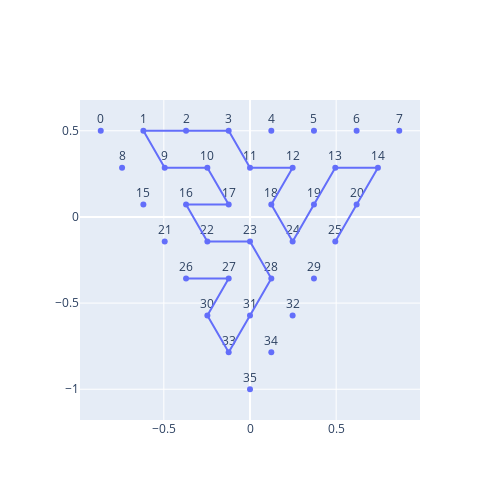
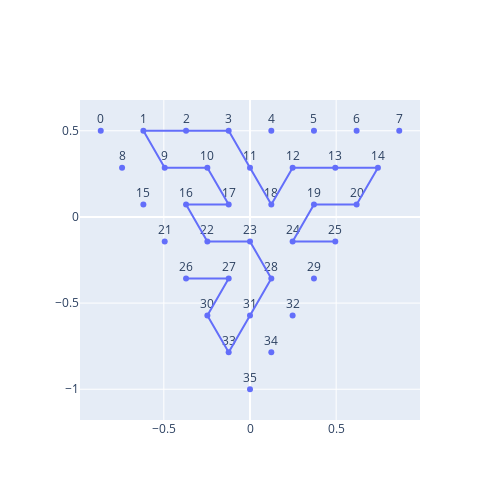
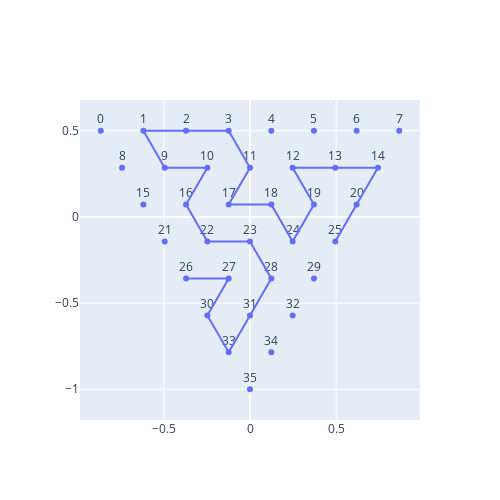
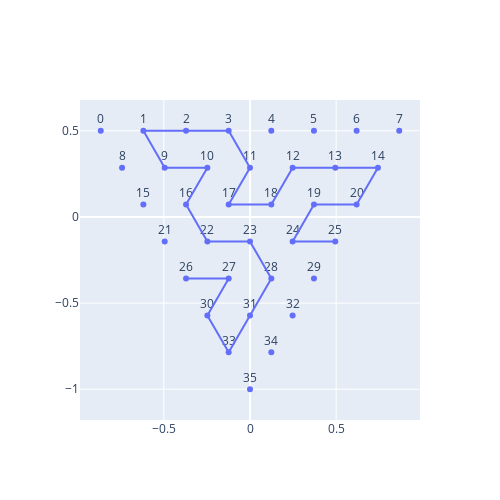

The code cell stored with these charts, in order, in its notebook:
### Code cell
# Generate Edges for triangle

import itertools

# 5 sided triangle
CHOSEN_EDGES = [[11, 15], [15, 18], [16, 18], [13, 16], [12, 13], [1, 7], [7, 12], [1, 2], [2, 8], [8, 9], [9, 10], [10, 14], [14, 17]]

# 9 sided triangle
# CHOSEN_EDGES = [[40, 34], [34, 28], [28, 35], [35, 29], [29, 21], [21, 20], [20, 19], [19, 10], [10, 11], [11, 12], [12, 3], [3, 4], [4, 13], [13, 22], [22, 14], [14, 15], [15, 16], [16, 7], [7, 8], [8, 17], [17, 25], [25, 33], [33, 32], [32, 38], [38, 31], [31, 24], [24, 23], [23, 30], [30, 37], [37, 42], [42, 36], [36, 41], [41, 45], [45, 46], [46, 50], [50, 53], [53, 51], [51, 47], [47, 43], [43, 44], [44, 39]]

def get_neighbors(coords, side_length):
    edges = set()
    def distance(a, b):
        return ((a[0] - b[0])**2 + (a[1] - b[1])**2)**0.5
    neighbor_distance = distance(coords[0], coords[-1])/side_length
    for i, coord_1 in enumerate(coords):
        for j, coord_2 in enumerate(coords):
            if distance(coord_1, coord_2) < neighbor_distance*1.1 and i != j:
                edges.add(frozenset([i, j]))
    return [list(edge) for edge in edges]

def find_gosper_paths(coords, corner_points, edge_points, side_length):

    corner_points = sorted(corner_points)
    neighbors = get_neighbors(coords, side_length)
    graph = Graph(neighbors, len(coords))

    edge_point_count = side_length - 1

    top_edge = edge_points[corner_points[0], corner_points[1]]
    left_edge = edge_points[corner_points[2], corner_points[0]]
    right_edge = edge_points[corner_points[2], corner_points[1]][::-1] # reverse to align w/ left edge
    
    # Create permutations of patterns of edge points to exclude
    exclude_patterns = list(itertools.product([False, True], repeat = edge_point_count//2))

    # Calculate combinations of points that need to be excluded
    exclude_point_groups = []
    for top_exclude_pattern in exclude_patterns:
        for side_exclude_pattern in exclude_patterns:
            exclude_point_group = []
            for i, exclude in enumerate(top_exclude_pattern):
                point_to_exclude = i if exclude else edge_point_count - 1 - i
                exclude_point_group.append(top_edge[point_to_exclude])
            for i, exclude in enumerate(side_exclude_pattern):
                point_to_exclude = i if exclude else edge_point_count - 1 - i
                exclude_point_group.append(left_edge[point_to_exclude])
                exclude_point_group.append(right_edge[point_to_exclude])
            exclude_point_groups.append(exclude_point_group)

    # Calculate edges that triangles will share
    begin_shared_edge = left_edge[edge_point_count//2-1: edge_point_count//2+1]
    end_shared_edge = right_edge[edge_point_count//2-1: edge_point_count//2+1]
    all_paths = []
    max_paths = 10
    for exclude_point_group in exclude_point_groups:
        begin_point = begin_shared_edge[0] if begin_shared_edge[1] in exclude_point_group else begin_shared_edge[1]
        end_point = end_shared_edge[0] if end_shared_edge[1] in exclude_point_group else end_shared_edge[1]
        paths = find_all_hamiltonian_paths(graph, begin_point, end_point, coords, corner_points + exclude_point_group, max_paths)
        full_paths = [[path] + [begin_shared_edge, end_shared_edge] for path in paths]
        all_paths += full_paths
        if len(all_paths) >= max_paths:
            break
    return all_paths

paths = find_gosper_paths(triangle_coords, triangle_corner_points, triangle_edge_points, TRIANGLE_LENGTH)

### Figure 1 — Plotly figure (JSON) as saved in the notebook; plotly's stock layout.template omitted (floating-point values rounded to 4 significant figures)
{"data": [{"hovertemplate": "x=%{x}<br>y=%{y}<br>text=%{text}<extra></extra>", "legendgroup": "", "marker": {"color": "#636efa", "symbol": "circle"}, "mode": "markers+text", "name": "", "orientation": "v", "showlegend": false, "text": [0, 1, 2, 3, 4, 5, 6, 7, 8, 9, 10, 11, 12, 13, 14, 15, 16, 17, 18, 19, 20, 21, 22, 23, 24, 25, 26, 27, 28, 29, 30, 31, 32, 33, 34, 35], "textposition": "top center", "type": "scatter", "x": [-0.866, -0.6186, -0.3712, -0.1237, 0.1237, 0.3712, 0.6186, 0.866, -0.7423, -0.4949, -0.2474, 0, 0.2474, 0.4949, 0.7423, -0.6186, -0.3712, -0.1237, 0.1237, 0.3712, 0.6186, -0.4949, -0.2474, 0, 0.2474, 0.4949, -0.3712, -0.1237, 0.1237, 0.3712, -0.2474, 0, 0.2474, -0.1237, 0.1237, 0], "xaxis": "x", "y": [0.5, 0.5, 0.5, 0.5, 0.5, 0.5, 0.5, 0.5, 0.2857, 0.2857, 0.2857, 0.2857, 0.2857, 0.2857, 0.2857, 0.07143, 0.07143, 0.07143, 0.07143, 0.07143, 0.07143, -0.1429, -0.1429, -0.1429, -0.1429, -0.1429, -0.3571, -0.3571, -0.3571, -0.3571, -0.5714, -0.5714, -0.5714, -0.7857, -0.7857, -1], "yaxis": "y"}, {"hovertemplate": "x=%{x}<br>y=%{y}<extra></extra>", "legendgroup": "", "line": {"color": "#636efa", "dash": "solid"}, "marker": {"symbol": "circle"}, "mode": "lines", "name": "", "orientation": "v", "showlegend": false, "textposition": "top center", "type": "scatter", "x": [-0.3712, -0.1237, -0.2474, -0.1237, 0, 0.1237, 0, -0.2474, -0.3712, -0.1237, -0.2474, -0.4949, -0.6186, -0.3712, -0.1237, 0, 0.2474, 0.1237, 0.2474, 0.3712, 0.4949, 0.7423, 0.6186, 0.4949], "xaxis": "x", "y": [-0.3571, -0.3571, -0.5714, -0.7857, -0.5714, -0.3571, -0.1429, -0.1429, 0.07143, 0.07143, 0.2857, 0.2857, 0.5, 0.5, 0.5, 0.2857, 0.2857, 0.07143, -0.1429, 0.07143, 0.2857, 0.2857, 0.07143, -0.1429], "yaxis": "y"}], "layout": {"height": 500, "width": 500, "yaxis": {"scaleanchor": "x", "scaleratio": 1}}}

### Figure 2 — Plotly figure (JSON) as saved in the notebook; plotly's stock layout.template omitted (floating-point values rounded to 4 significant figures)
{"data": [{"hovertemplate": "x=%{x}<br>y=%{y}<br>text=%{text}<extra></extra>", "legendgroup": "", "marker": {"color": "#636efa", "symbol": "circle"}, "mode": "markers+text", "name": "", "orientation": "v", "showlegend": false, "text": [0, 1, 2, 3, 4, 5, 6, 7, 8, 9, 10, 11, 12, 13, 14, 15, 16, 17, 18, 19, 20, 21, 22, 23, 24, 25, 26, 27, 28, 29, 30, 31, 32, 33, 34, 35], "textposition": "top center", "type": "scatter", "x": [-0.866, -0.6186, -0.3712, -0.1237, 0.1237, 0.3712, 0.6186, 0.866, -0.7423, -0.4949, -0.2474, 0, 0.2474, 0.4949, 0.7423, -0.6186, -0.3712, -0.1237, 0.1237, 0.3712, 0.6186, -0.4949, -0.2474, 0, 0.2474, 0.4949, -0.3712, -0.1237, 0.1237, 0.3712, -0.2474, 0, 0.2474, -0.1237, 0.1237, 0], "xaxis": "x", "y": [0.5, 0.5, 0.5, 0.5, 0.5, 0.5, 0.5, 0.5, 0.2857, 0.2857, 0.2857, 0.2857, 0.2857, 0.2857, 0.2857, 0.07143, 0.07143, 0.07143, 0.07143, 0.07143, 0.07143, -0.1429, -0.1429, -0.1429, -0.1429, -0.1429, -0.3571, -0.3571, -0.3571, -0.3571, -0.5714, -0.5714, -0.5714, -0.7857, -0.7857, -1], "yaxis": "y"}, {"hovertemplate": "x=%{x}<br>y=%{y}<extra></extra>", "legendgroup": "", "line": {"color": "#636efa", "dash": "solid"}, "marker": {"symbol": "circle"}, "mode": "lines", "name": "", "orientation": "v", "showlegend": false, "textposition": "top center", "type": "scatter", "x": [-0.3712, -0.1237, -0.2474, -0.1237, 0, 0.1237, 0, -0.2474, -0.3712, -0.1237, -0.2474, -0.4949, -0.6186, -0.3712, -0.1237, 0, 0.1237, 0.2474, 0.4949, 0.7423, 0.6186, 0.3712, 0.2474, 0.4949], "xaxis": "x", "y": [-0.3571, -0.3571, -0.5714, -0.7857, -0.5714, -0.3571, -0.1429, -0.1429, 0.07143, 0.07143, 0.2857, 0.2857, 0.5, 0.5, 0.5, 0.2857, 0.07143, 0.2857, 0.2857, 0.2857, 0.07143, 0.07143, -0.1429, -0.1429], "yaxis": "y"}], "layout": {"height": 500, "width": 500, "yaxis": {"scaleanchor": "x", "scaleratio": 1}}}

### Figure 3 — Plotly figure (JSON) as saved in the notebook; plotly's stock layout.template omitted (floating-point values rounded to 4 significant figures)
{"data": [{"hovertemplate": "x=%{x}<br>y=%{y}<br>text=%{text}<extra></extra>", "legendgroup": "", "marker": {"color": "#636efa", "symbol": "circle"}, "mode": "markers+text", "name": "", "orientation": "v", "showlegend": false, "text": [0, 1, 2, 3, 4, 5, 6, 7, 8, 9, 10, 11, 12, 13, 14, 15, 16, 17, 18, 19, 20, 21, 22, 23, 24, 25, 26, 27, 28, 29, 30, 31, 32, 33, 34, 35], "textposition": "top center", "type": "scatter", "x": [-0.866, -0.6186, -0.3712, -0.1237, 0.1237, 0.3712, 0.6186, 0.866, -0.7423, -0.4949, -0.2474, 0, 0.2474, 0.4949, 0.7423, -0.6186, -0.3712, -0.1237, 0.1237, 0.3712, 0.6186, -0.4949, -0.2474, 0, 0.2474, 0.4949, -0.3712, -0.1237, 0.1237, 0.3712, -0.2474, 0, 0.2474, -0.1237, 0.1237, 0], "xaxis": "x", "y": [0.5, 0.5, 0.5, 0.5, 0.5, 0.5, 0.5, 0.5, 0.2857, 0.2857, 0.2857, 0.2857, 0.2857, 0.2857, 0.2857, 0.07143, 0.07143, 0.07143, 0.07143, 0.07143, 0.07143, -0.1429, -0.1429, -0.1429, -0.1429, -0.1429, -0.3571, -0.3571, -0.3571, -0.3571, -0.5714, -0.5714, -0.5714, -0.7857, -0.7857, -1], "yaxis": "y"}, {"hovertemplate": "x=%{x}<br>y=%{y}<extra></extra>", "legendgroup": "", "line": {"color": "#636efa", "dash": "solid"}, "marker": {"symbol": "circle"}, "mode": "lines", "name": "", "orientation": "v", "showlegend": false, "textposition": "top center", "type": "scatter", "x": [-0.3712, -0.1237, -0.2474, -0.1237, 0, 0.1237, 0, -0.2474, -0.3712, -0.2474, -0.4949, -0.6186, -0.3712, -0.1237, 0, -0.1237, 0.1237, 0.2474, 0.3712, 0.2474, 0.4949, 0.7423, 0.6186, 0.4949], "xaxis": "x", "y": [-0.3571, -0.3571, -0.5714, -0.7857, -0.5714, -0.3571, -0.1429, -0.1429, 0.07143, 0.2857, 0.2857, 0.5, 0.5, 0.5, 0.2857, 0.07143, 0.07143, -0.1429, 0.07143, 0.2857, 0.2857, 0.2857, 0.07143, -0.1429], "yaxis": "y"}], "layout": {"height": 500, "width": 500, "yaxis": {"scaleanchor": "x", "scaleratio": 1}}}

### Figure 4 — Plotly figure (JSON) as saved in the notebook; plotly's stock layout.template omitted (floating-point values rounded to 4 significant figures)
{"data": [{"hovertemplate": "x=%{x}<br>y=%{y}<br>text=%{text}<extra></extra>", "legendgroup": "", "marker": {"color": "#636efa", "symbol": "circle"}, "mode": "markers+text", "name": "", "orientation": "v", "showlegend": false, "text": [0, 1, 2, 3, 4, 5, 6, 7, 8, 9, 10, 11, 12, 13, 14, 15, 16, 17, 18, 19, 20, 21, 22, 23, 24, 25, 26, 27, 28, 29, 30, 31, 32, 33, 34, 35], "textposition": "top center", "type": "scatter", "x": [-0.866, -0.6186, -0.3712, -0.1237, 0.1237, 0.3712, 0.6186, 0.866, -0.7423, -0.4949, -0.2474, 0, 0.2474, 0.4949, 0.7423, -0.6186, -0.3712, -0.1237, 0.1237, 0.3712, 0.6186, -0.4949, -0.2474, 0, 0.2474, 0.4949, -0.3712, -0.1237, 0.1237, 0.3712, -0.2474, 0, 0.2474, -0.1237, 0.1237, 0], "xaxis": "x", "y": [0.5, 0.5, 0.5, 0.5, 0.5, 0.5, 0.5, 0.5, 0.2857, 0.2857, 0.2857, 0.2857, 0.2857, 0.2857, 0.2857, 0.07143, 0.07143, 0.07143, 0.07143, 0.07143, 0.07143, -0.1429, -0.1429, -0.1429, -0.1429, -0.1429, -0.3571, -0.3571, -0.3571, -0.3571, -0.5714, -0.5714, -0.5714, -0.7857, -0.7857, -1], "yaxis": "y"}, {"hovertemplate": "x=%{x}<br>y=%{y}<extra></extra>", "legendgroup": "", "line": {"color": "#636efa", "dash": "solid"}, "marker": {"symbol": "circle"}, "mode": "lines", "name": "", "orientation": "v", "showlegend": false, "textposition": "top center", "type": "scatter", "x": [-0.3712, -0.1237, -0.2474, -0.1237, 0, 0.1237, 0, -0.2474, -0.3712, -0.2474, -0.4949, -0.6186, -0.3712, -0.1237, 0, -0.1237, 0.1237, 0.2474, 0.4949, 0.7423, 0.6186, 0.3712, 0.2474, 0.4949], "xaxis": "x", "y": [-0.3571, -0.3571, -0.5714, -0.7857, -0.5714, -0.3571, -0.1429, -0.1429, 0.07143, 0.2857, 0.2857, 0.5, 0.5, 0.5, 0.2857, 0.07143, 0.07143, 0.2857, 0.2857, 0.2857, 0.07143, 0.07143, -0.1429, -0.1429], "yaxis": "y"}], "layout": {"height": 500, "width": 500, "yaxis": {"scaleanchor": "x", "scaleratio": 1}}}
